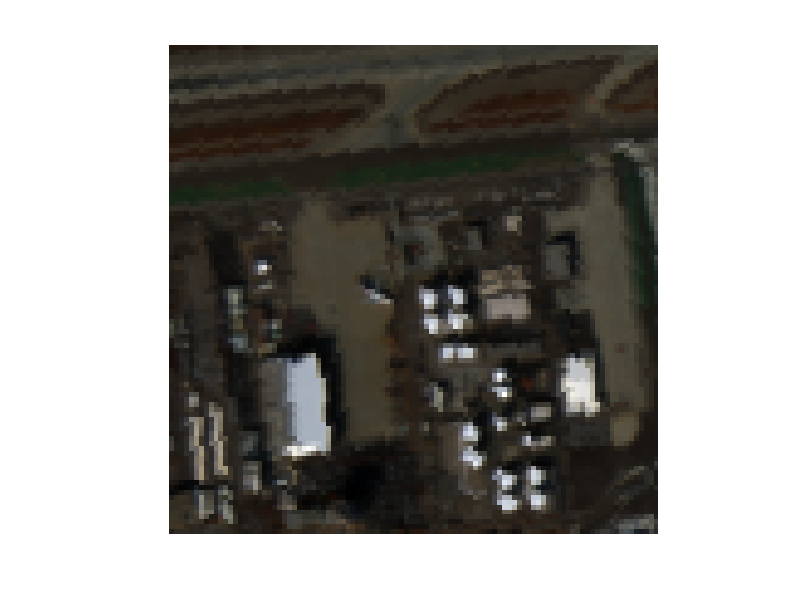
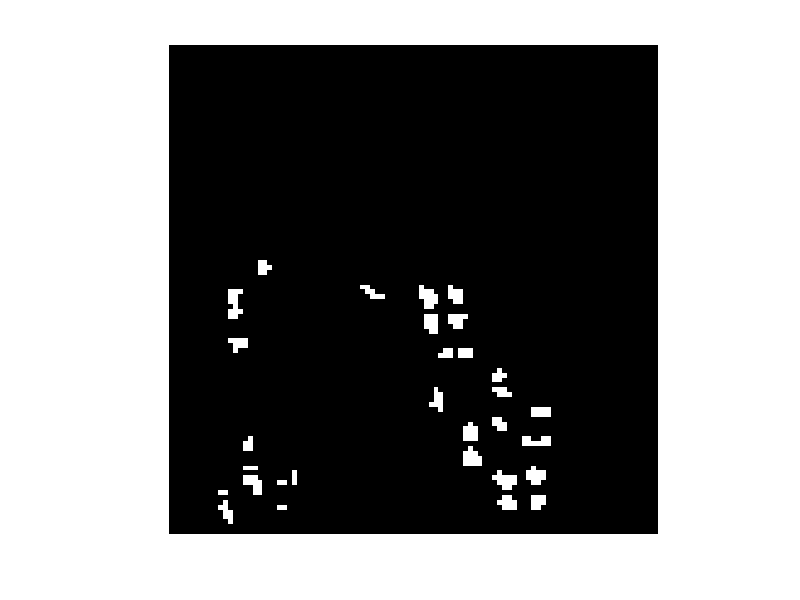

Recreate these plots in MATLAB, in order. (Note: this script raises an error after producing the figures.)
clear all;
close all;
clc;
addpath(genpath('./inexact_alm_rpca'));
addpath(genpath('./ConstructW'));
addpath(genpath('./tensor_toolbox_2.5'));
addpath(genpath('./tSVD'));
addpath(genpath('./Datasets'));
addpath(genpath('./proximal_operator'));
addpath(genpath('./nonconvex_funs'))
addpath(genpath('./LRENmat'))
% 
% load Sandiego_new
% load Sandiego_gt
% load HYDICE_urban.mat
% load abu-beach-1.mat
load abu-urban-5.mat
% data=hsi;
% mask=hsi_gt;
mask = map;

f_show=data(:,:,[37,18,8]);
for i=1:3
    max_f=max(max(f_show(:,:,i)));
    min_f=min(min(f_show(:,:,i)));
    f_show(:,:,i)=(f_show(:,:,i)-min_f)/(max_f-min_f);
end
figure,imshow(f_show);imwrite(f_show,'im.jpg');
figure,imshow(mask,[]);imwrite(mask,'gt.jpg');
DataTest=data;
[H,W,Dim]=size(DataTest);
num=H*W;
for i=1:Dim
    DataTest(:,:,i) = (DataTest(:,:,i)-min(min(DataTest(:,:,i)))) / (max(max(DataTest(:,:,i))-min(min(DataTest(:,:,i)))));
end

NBOXPLOT=zeros(H*W,10);

%%%
mask_reshape = reshape(mask, 1, num);
anomaly_map = logical(double(mask_reshape)>0);                                                                                                                                                                                                                                                                                                                                                                                                                                                                                                                                                                                                                                                                                                                                                                                                                                           
normal_map = logical(double(mask_reshape)==0);
Y=reshape(DataTest, num, Dim)';
%%%
% 
% %%%%%%%GTVLRR
% tic;
% Dict=ConstructionD_lilu(Y,15,20);
% lambda = 0.4;
% beta = 0.2;
% gamma =0.05;% 0;%
% display = true;
% [X,S] = lrr_tv_manifold(Y,Dict,lambda,beta,gamma,[H,W],display);
% toc
% disp('GTVLRR');
% r_gtvlrr=sqrt(sum(S.^2));
% r_max = max(r_gtvlrr(:));
% taus = linspace(0, r_max, 5000);
% for index2 = 1:length(taus)
%   tau = taus(index2);
%   anomaly_map_rx = (r_gtvlrr > tau);
%   PF_gtvlrr(index2) = sum(anomaly_map_rx & normal_map)/sum(normal_map);
%   PD_gtvlrr(index2) = sum(anomaly_map_rx & anomaly_map)/sum(anomaly_map);
% end
% % f_show=reshape(r_gtvlrr,[H,W]);
% % f_show=(f_show-min(f_show(:)))/(max(f_show(:))-min(f_show(:)));
% % figure('name','GTVLRR'), imshow(f_show);imwrite(f_show,'GTVLRR.jpg');
% 
% area_GTVLRR = sum((PF_gtvlrr(1:end-1)-PF_gtvlrr(2:end)).*(PD_gtvlrr(2:end)+PD_gtvlrr(1:end-1))/2)
% % NBOXPLOT(:,8)=f_show(:);
% 
% 
% % %%%%%%LRASR
% 
% beta=1;
% lamda=0.1;
% tic;
% [S,E]=LRASR(Y,Dict,beta,lamda,1);
% toc
% disp('LRSAR');
% r_new=sqrt(sum(E.^2,1));
% r_max = max(r_new(:));
% taus = linspace(0, r_max, 5000);
% PF40=zeros(1,5000);
% PD40=zeros(1,5000);
% for index2 = 1:length(taus)
%   tau = taus(index2);
%   anomaly_map_rx = (r_new> tau);
%   PF40(index2) = sum(anomaly_map_rx & normal_map)/sum(normal_map);
%   PD40(index2) = sum(anomaly_map_rx & anomaly_map)/sum(anomaly_map);
% end
% area_LRASR = sum((PF40(1:end-1)-PF40(2:end)).*(PD40(2:end)+PD40(1:end-1))/2)
% % f_show=reshape(r_new,[H,W]);
% % f_show=(f_show-min(f_show(:)))/(max(f_show(:))-min(f_show(:)));
% % figure('name','LRASR'), imshow(f_show);imwrite(f_show,'LRASR.jpg');
% % NBOXPLOT(:,4)=f_show(:)';
% 
% 
% 
% % %%%%%%
% % tic;
% % [T_all,Anomaly]=AD_lilu5(DataTest);
% % toc
% % Y0=reshape(Anomaly, num, Dim)';
% % r4 = RX(Y0);  % input: num_dim x num_sam    rx
% % r_max = max(r4(:));
% % taus = linspace(0, r_max, 5000);
% % for index2 = 1:length(taus)
% %   tau = taus(index2);
% %   anomaly_map_rx = (r4 > tau);
% %   PF4(index2) = sum(anomaly_map_rx & normal_map)/sum(normal_map);
% %   PD4(index2) = sum(anomaly_map_rx & anomaly_map)/sum(anomaly_map);
% % end
% % f_show=reshape(r4,[H,W]);
% % f_show=(f_show-min(f_show(:)))/(max(f_show(:))-min(f_show(:)));
% % figure('name','TDAD'), imshow(f_show);imwrite(f_show,'TDAD.jpg');
% % area_TDAD = sum((PF4(1:end-1)-PF4(2:end)).*(PD4(2:end)+PD4(1:end-1))/2);
% % NBOXPLOT(:,6)=f_show(:);
% 
% 
% tic;
% Anomaly=AD_lilu7(DataTest);
% toc
% disp('TPCA');
% r5 = RX(abs(Anomaly)');  % input: num_dim x num_sam    rx
% r_max = max(r5(:));
% taus = linspace(0, r_max, 5000);
% for index2 = 1:length(taus)
%   tau = taus(index2);
%   anomaly_map_rx = (r5 > tau);
%   PF7(index2) = sum(anomaly_map_rx & normal_map)/sum(normal_map);
%   PD7(index2) = sum(anomaly_map_rx & anomaly_map)/sum(anomaly_map);
% end
% % f_show=reshape(r5,[H,W]);
% % f_show=(f_show-min(f_show(:)))/(max(f_show(:))-min(f_show(:)));
% % figure('name','TPCA'), imshow(f_show);imwrite(f_show,'TPCA.jpg');
% area_TPCA = sum((PF7(1:end-1)-PF7(2:end)).*(PD7(2:end)+PD7(1:end-1))/2)
% % NBOXPLOT(:,7)=f_show(:);
% 
% 
% tic;
% r3 = RX(Y);  % input: num_dim x num_sam    rx
% toc
% disp('RX');
% r_max = max(r3(:));
% taus = linspace(0, r_max, 5000);
% for index2 = 1:length(taus)
%   tau = taus(index2);
%   anomaly_map_rx = (r3 > tau);
%   PF3(index2) = sum(anomaly_map_rx & normal_map)/sum(normal_map);
%   PD3(index2) = sum(anomaly_map_rx & anomaly_map)/sum(anomaly_map);
% end
% % f_show=reshape(r3,[H,W]);
% % f_show=(f_show-min(f_show(:)))/(max(f_show(:))-min(f_show(:)));
% % figure('name','RX'), imshow(f_show);imwrite(f_show,'RX.jpg');
% area_RX = sum((PF3(1:end-1)-PF3(2:end)).*(PD3(2:end)+PD3(1:end-1))/2)
% % NBOXPLOT(:,2)=f_show(:);
% % 
% % LSMAD
% 
% rank = 2; 
% 
% tic;
% [L,S,RMSE,error]=GoDec(Y',rank,floor(0.0022*Dim)*9,2);
% toc
% disp('LSMAD');
% L=L';
% S=S';
% 
% mu=mean(L,2);
% r_new2=(diag((Y-repmat(mu,[1,num]))'*pinv(cov(L'))*(Y-repmat(mu,[1,num]))))';
% 
% r_max = max(r_new2(:));
% taus = linspace(0, r_max, 5000);
% PF_41=zeros(1,5000);
% PD_41=zeros(1,5000);
% for index2 = 1:length(taus)
%   tau = taus(index2);
%   anomaly_map_rx = (r_new2> tau);
%   PF_41(index2) = sum(anomaly_map_rx & normal_map)/sum(normal_map);
%   PD_41(index2) = sum(anomaly_map_rx & anomaly_map)/sum(anomaly_map);
% end
% area_LSMAD = sum((PF_41(1:end-1)-PF_41(2:end)).*(PD_41(2:end)+PD_41(1:end-1))/2)
% % f_show=reshape(r_new2,[H,W]);
% % f_show=(f_show-min(f_show(:)))/(max(f_show(:))-min(f_show(:)));
% % figure('name','LSMAD'), imshow(f_show);imwrite(f_show,'LSMAD.jpg');
% % NBOXPLOT(:,5)=f_show(:);
% 
% %%%rpca   rx
% tic;
% [r0 ,Output_S, Output_L] = Unsupervised_RPCA_Detect_v1(DataTest);
% toc
% disp('RPCA');
% XS = reshape(Output_S, num, Dim);
% r2 = RX(XS');  % input: num_dim x num_sam
% 
% r_max = max(r2(:));                                              
% taus = linspace(0, r_max, 5000);
% for index2 = 1:length(taus)
%   tau = taus(index2);
%   anomaly_map_rx = (r2 > tau);
%   PF2(index2) = sum(anomaly_map_rx & normal_map)/sum(normal_map);
%   PD2(index2) = sum(anomaly_map_rx & anomaly_map)/sum(anomaly_map);
% end
% % f_show=reshape(r2,[H,W]);
% % f_show=(f_show-min(f_show(:)))/(max(f_show(:))-min(f_show(:)));
% % figure('name','RPCA-RX'), imshow(f_show);imwrite(f_show,'RPCA-RX.jpg');
% % NBOXPLOT(:,3)=f_show(:);
% area_RPCA = sum((PF2(1:end-1)-PF2(2:end)).*(PD2(2:end)+PD2(1:end-1))/2)
% 
%%% PCA_TLRSR

DataTest=data;
% numb_dimension = 6;%San Diego
% numb_dimension = 4;%airport-1  
%  numb_dimension =5;%airport-2 
%   numb_dimension =17;%airport-3
% numb_dimension = 17;%airport-4

% numb_dimension = 19;%ubran1
% numb_dimension = 21;%ubran2
%  numb_dimension =15;%ubran3 
%   numb_dimension =6;%ubran4
% numb_dimension = 10;%ubran5

numb_dimension = 10;
% numb_dimension = 15;%beach-1  
%  numb_dimension =15;%beach-2 
%   numb_dimension =12;%beach-3
% numb_dimension = 4;%beach-4

% numb_dimension = 15;%HY-urban

DataTest = PCA_img(DataTest, numb_dimension);

[H,W,Dim]=size(DataTest);
num=H*W;
for i=1:Dim 
    DataTest(:,:,i) = (DataTest(:,:,i)-min(min(DataTest(:,:,i)))) / (max(max(DataTest(:,:,i))-min(min(DataTest(:,:,i)))));
end 

mask_reshape = reshape(mask, 1, num);
anomaly_map = logical(double(mask_reshape)>0);                                                                                                                                                                                                        
normal_map = logical(double(mask_reshape)==0);
Y=reshape(DataTest, num, Dim)';

X=DataTest;  
[n1,n2,n3]=size(X);

% opts.lambda =0.06;%airport-1 
% opts.lambda =0.06; %airport-2 
% opts.lambda =0.06; %airport-3
% opts.lambda =0.06; %airport-4

% opts.lambda =0.2;%beach-1 
% opts.lambda =0.3; %beach-2 
% opts.lambda =0.3; %beach-3
% opts.lambda =0.03; %beach-4

% opts.lambda =0.07;%urban-1 
% opts.lambda =0.06; %urban-2 
% opts.lambda =0.8; %urban-3
% opts.lambda =0.02; %urban-4
opts.lambda =0.08; %urban-4

% opts.lambda =0.02;%san
% opts.lambda =0.06;%Urban




opts.mu = 1e-4;
opts.tol = 1e-8;    
opts.rho = 1.5;
opts.max_iter = 100;
opts.DEBUG = 0;
% learn-dictionary
tic;
[ L,S,rank] = dictionary_learning_tlrr1( X, opts);
max_iter=100;
Debug = 0;


% lambda=0.01;%airport-1  
% lambda=0.01;%airport-2 
% lambda=0.05;%airport-3 
% lambda=0.05;%airport-4 % :)

% lambda=0.04;%beach-1  
% lambda=0.05;%beach-2 
% lambda=0.05;%beach-3 
% lambda=0.0006;%beach-4 % :)

% lambda=0.2;%urban-1  
% lambda=0.03;%urban-2 
% lambda=0.03;%urban-3 
% lambda=0.001;%urban-4 % :)
lambda=0.02;%urban-5 % :)

% lambda=0.01;%HY-Urban
% lambda=0.01;%San :)




[Z,tlrr_E,Z_rank,err_va ] = TLRSR(X,L,max_iter,lambda,Debug);
toc;
disp('PCA-TLRSR');
E=reshape(tlrr_E, num, Dim)';
r_new=sqrt(sum(E.^2,1));
r_max = max(r_new(:));
taus = linspace(0, r_max, 5000);
PF10=zeros(1,5000);
PD10=zeros(1,5000);
for index2 = 1:length(taus)
  tau = taus(index2);
  anomaly_map_rx = (r_new> tau);
  PF10(index2) = sum(anomaly_map_rx & normal_map)/sum(normal_map);
  PD10(index2) = sum(anomaly_map_rx & anomaly_map)/sum(anomaly_map);
end
area_TLRR = sum((PF10(1:end-1)-PF10(2:end)).*(PD10(2:end)+PD10(1:end-1))/2)
area_TLRR_taus = sum((taus(1:end-1)-taus(2:end)).*(PF10(2:end)+PF10(1:end-1))/2)
% area_TLRR_tus = trapz(taus, PF10)
f_show=reshape(r_new,[H,W]);
f_show=(f_show-min(f_show(:)))/(max(f_show(:))-min(f_show(:)));
figure('name','PCA_TLRR'), imshow(f_show);imwrite(f_show,'PCA-TLRSR.jpg');
NBOXPLOT(:,9)=f_show(:); 

% figure,
% semilogx(taus, PF10, 'b-', 'LineWidth', 2);
% % % % % % %   LREN
% load('Sandie_goEnergy-map-cluster.mat')
% r_new = array;
% [m,n] = size(r_new);
% r_new = reshape(r_new,[1, m*n]);
% r_max = max(r_new(:));
% taus = linspace(0, r_max, 5000);
% PF21=zeros(1,5000);
% PD21=zeros(1,5000);
% for index2 = 1:length(taus)
%   tau = taus(index2);
%   anomaly_map_rx = (r_new> tau);
%   PF21(index2) = sum(anomaly_map_rx & normal_map)/sum(normal_map);
%   PD21(index2) = sum(anomaly_map_rx & anomaly_map)/sum(anomaly_map);
% end
% area_LREN = sum((PF21(1:end-1)-PF21(2:end)).*(PD21(2:end)+PD21(1:end-1))/2)
% % f_show=reshape(r_new,[H,W]);
% % f_show=(f_show-min(f_show(:)))/(max(f_show(:))-min(f_show(:)));
% % figure('name','LREN'), imshow(f_show);imwrite(f_show,'LREN.jpg');
% % NBOXPLOT(:,9)=f_show(:); 

% 
% 
% % % % % % DECNN
% run './matlab/vl_setupnn'
% % load('pavia_car');
% K=10; % number of clusters, pavia car
% beta=0.03; % beta
% lamda=0.04; % lambda
% 
% load('FFDNet_gray.mat');
% % mask=map;
% % map=mask;
% 
% % f_show=data(:,:,[37,18,8]);
% % for i=1:3
% %     max_f=max(max(f_show(:,:,i)));
% %     min_f=min(min(f_show(:,:,i)));
% %     f_show(:,:,i)=(f_show(:,:,i)-min_f)/(max_f-min_f);
% % end
% 
% % figure,imshow(f_show);
% % figure,imshow(mask,[]);
% DataTest=data;
% [H,W,Dim]=size(DataTest);
% num=H*W;
% for i=1:Dim
%     DataTest(:,:,i) = (DataTest(:,:,i)-min(min(DataTest(:,:,i)))) / (max(max(DataTest(:,:,i))-min(min(DataTest(:,:,i)))));
% end
% 
% Y=reshape(DataTest, num, Dim)';
% tic
% E=DeCNNAD(Y,H,W,K,beta,lamda,net);
% toc
% r_new=sqrt(sum(E.^2,1));
% r_max = max(r_new(:));
% taus = linspace(0, r_max, 5000);
% PF11=zeros(1,5000);
% PD11=zeros(1,5000);
% % taus = linspace(0, r_max, 10000);
% % PF11=zeros(1,10000);
% % PD11=zeros(1,10000);
% for index2 = 1:length(taus)
%   tau = taus(index2);
%   anomaly_map_rx = (r_new> tau);
%   PF11(index2) = sum(anomaly_map_rx & normal_map)/sum(normal_map);
%   PD11(index2) = sum(anomaly_map_rx & anomaly_map)/sum(anomaly_map);
% end
% area_dec1 = sum((PF11(1:end-1)-PF11(2:end)).*(PD11(2:end)+PD11(1:end-1))/2)
% % area_dec=ROC(r_new,map,1) % AUC
% % f_anomaly=reshape(r_new,[H,W]);
% % f_anomaly=(f_anomaly-min(f_anomaly(:)))/(max(f_anomaly(:))-min(f_anomaly(:)));
% % figure, imshow(f_anomaly);
% 
% % 


% %%% GNLTR


opts.mu = 1e-4;
opts.tol = 1e-8;
opts.rho = 1.1;
opts.max_iter = 100;
opts.DEBUG = 0;
max_iter=100;
Debug = 0;
% 
% opts.lambda = 0.05; % HY
% lambda = 0.01;
% numb_dimension = 7; 
% fun = 'lp' ;        gamma = 0.5;
% fun_dict = 'lp' ;        gamma_dict = 0.5; 
% 
opts.lambda = 0.001; % san
lambda = 0.05;
numb_dimension = 6; 
fun_dict = 'lp' ;       gamma_dict = 0.5;
fun = 'logarithm' ; gamma = 10 ;

% 
% % opts.lambda = 0.049; % air1
% % lambda = 0.002;
% % numb_dimension = 19; 
% % 
% % opts.lambda = 0.016; % air2
% % lambda = 0.002;
% % numb_dimension = 13;
% 
% % opts.lambda = 0.063; % air3
% % lambda = 0.177;
% % numb_dimension = 16; 
% % 
% % opts.lambda = 0.1; % air4
% % lambda = 0.013;
% % numb_dimension = 5; 
% % 




% 
% opts.lambda = 0.03; % beach1
% lambda = 0.03;
% numb_dimension = 15;
% fun_dict = 'mcp' ; gamma_dict = 10 ;
% fun = 'lp' ;        gamma = 0.5;
% % 
% opts.lambda = 0.05; % beach2
% lambda = 0.001;
% numb_dimension = 10;
% fun_dict = 'lp' ;        gamma_dict = 0.5; 
% fun = 'geman' ;  gamma = 10 ;

% opts.lambda = 0.05; % beach3
% lambda = 0.001;
% numb_dimension = 18; 
% fun_dict = 'scad' ;      gamma_dict = 100 ;
% fun = 'lp' ;        gamma = 0.5; 


% opts.lambda = 0.001; % beach4
% lambda = 0.03;
% numb_dimension = 9; 
% fun_dict = 'etp' ;  gamma_dict = 0.1 ;
% fun = 'geman' ;  gamma = 10 ; 
% 

% opts.lambda = 0.01; % urban1
% lambda = 0.01;
% numb_dimension = 19;
% fun_dict = 'scad' ;      gamma_dict = 100 ;
% fun = 'mcp' ; gamma = 10 ;

 
% opts.lambda = 0.005; % urban2
% lambda = 0.0005;
% numb_dimension = 20; 
% fun_dict = 'lp' ;        gamma_dict = 0.5;
% fun = 'lp' ;        gamma = 0.5; 

%  
% opts.lambda = 0.03; % urban3
% lambda = 0.03;
% numb_dimension = 16; 
% fun_dict = 'scad' ;      gamma_dict = 100 ;
% fun = 'geman' ;  gamma = 10 ;

% opts.lambda = 0.01; % urban4
% lambda = 0.03;
% numb_dimension = 6; 
% fun_dict = 'lp' ;        gamma_dict = 0.5;
% fun = 'lp' ;        gamma = 0.5;  

% opts.lambda = 0.01; % urban5
% lambda = 0.0005;
% numb_dimension = 9; 
% fun_dict = 'etp' ;  gamma_dict = 0.1 ;
% fun = 'logarithm' ; gamma = 10 ;

% fun = 'lp' ;        gamma = 0.5;  % air2 san beach2 urban2 urban3
% fun = 'scad' ;      gamma = 100 ;  % beach4
% fun = 'logarithm' ; gamma = 10 ;   % HY urban1 urban5
% fun = 'mcp' ; gamma = 10 ;
% fun = 'cappedl1' ; gamma = 1000 ;
% fun = 'etp' ;  gamma = 0.1 ;
% fun = 'geman' ;  gamma = 10 ; % air4 urban4
% fun = 'laplace' ; gamma = 10 ; % air1 air3 beach1 beach3


% fun_dict = 'lp' ;        gamma_dict = 0.5;  % air2 san beach2 urban2 urban3
% fun_dict = 'scad' ;      gamma_dict = 100 ;  % beach4
% fun_dict = 'logarithm' ; gamma_dict = 10 ;   % HY urban1 urban5
% fun_dict = 'mcp' ; gamma_dict = 10 ;
% fun_dict = 'cappedl1' ; gamma_dict = 1000 ;
% fun_dict = 'etp' ;  gamma_dict = 0.1 ;
% fun_dict = 'geman' ;  gamma_dict = 10 ; % air4 urban4
% fun_dict = 'laplace' ; gamma_dict = 10 ; % air1 air3 beach1 beach3

DataTest=data;

DataTest = PCA_img(DataTest, numb_dimension);

[H,W,Dim]=size(DataTest);
num=H*W;
for i=1:Dim 
    DataTest(:,:,i) = (DataTest(:,:,i)-min(min(DataTest(:,:,i)))) / (max(max(DataTest(:,:,i))-min(min(DataTest(:,:,i)))));
end 


%%%%
mask_reshape = reshape(mask, 1, num);
anomaly_map = logical(double(mask_reshape)>0);                                                                                                                                                                                                        
normal_map = logical(double(mask_reshape)==0);
Y=reshape(DataTest, num, Dim)';


X=DataTest;  
[n1,n2,n3]=size(X);

%% test R-TPCA

        tic;
    [ L,S,rank] = dictionary_construction( X, opts, fun_dict, gamma_dict);

    %% test PCA-TLRSR

 
    [Z,tlrr_E,Z_rank,err_va ] = GNLTR(X,L,max_iter,lambda,Debug, fun, gamma);

toc
disp('GNLTR');
    %% compute AUC
    E = reshape(tlrr_E, num, Dim)';
    r_new = sqrt(sum(E.^2, 1));
    r_max = max(r_new(:));
    taus = linspace(0, r_max, 5000);
    PF20 = zeros(1, 5000);
    PD20 = zeros(1, 5000);
  
    for index2 = 1:length(taus)
        tau = taus(index2);
        anomaly_map_rx = (r_new > tau);
        PF20(index2) = sum(anomaly_map_rx & normal_map) / sum(normal_map);
        PD20(index2) = sum(anomaly_map_rx & anomaly_map) / sum(anomaly_map);
    end

    area_GNLTA = sum((PF20(1:end - 1) - PF20(2:end)) .* (PD20(2:end) + PD20(1:end - 1)) / 2)
f_show=reshape(r_new,[H,W]);
f_show=(f_show-min(f_show(:)))/(max(f_show(:))-min(f_show(:)));
figure('name','GNLTR'), imshow(f_show);imwrite(f_show,'GNLTR.jpg');
NBOXPLOT(:,10)=f_show(:);




%%%%PTA with LTV-norm

% tol1=1e-4;
% tol2=1e-6;
% maxiter=400;
% truncate_rank=1;
% alphia=1.7;
% beta=0.069;
% tau=0.1;
% 
%  tic;
%  [X,S,area] = AD_Tensor_LILU1(DataTest,alphia,beta,tau,truncate_rank,maxiter,tol1,tol2,normal_map,anomaly_map);
% toc
% disp(PTA);
% f_show=sqrt(sum(S.^2,3));
% f_show=(f_show-min(f_show(:)))/(max(f_show(:))-min(f_show(:)));
% 
% figure('name','Proposed'),imshow(f_show);imwrite(f_show,'PTA.jpg');
% NBOXPLOT(:,1)=f_show(:);
% 
% r_max = max(f_show(:));
% taus = linspace(0, r_max, 5000);
% for index2 = 1:length(taus)
%   tau = taus(index2);
%   anomaly_map_rx = (f_show(:)> tau)';
%   PF0(index2) = sum(anomaly_map_rx & normal_map)/sum(normal_map);
%   PD0(index2) = sum(anomaly_map_rx & anomaly_map)/sum(anomaly_map);
% end
% area03=sum((PF0(1:end-1)-PF0(2:end)).*(PD0(2:end)+PD0(1:end-1))/2);
%%%%

%%%%PTA with anisotropic TV-norm

% tol1=1e-4;
% tol2=1e-3;
% maxiter=29;
% truncate_rank=34;
% alphia=2.76;%2.76;
% beta=0.17;%1/sqrt(H*W);
% tau=0.009;
% tic;
%    [X,S,area] = AD_Tensor_LILU3(DataTest,alphia,beta,tau,truncate_rank,maxiter,tol1,tol2,normal_map,anomaly_map);
% toc
% 
% f_show=sqrt(sum(S.^2,3));
% f_show=(f_show-min(f_show(:)))/(max(f_show(:))-min(f_show(:)));
% 
% %figure('name','Proposed'),imshow(f_show);imwrite(f_show,'PTR.jpg');
% NBOXPLOT(:,1)=f_show(:);
% 
% r_max = max(f_show(:));
% taus = linspace(0, r_max, 5000);
% for index2 = 1:length(taus)
%   tau = taus(index2);
%   anomaly_map_rx = (f_show(:)> tau)';
%   PF02(index2) = sum(anomaly_map_rx & normal_map)/sum(normal_map);
%   PD02(index2) = sum(anomaly_map_rx & anomaly_map)/sum(anomaly_map);
% end
% area02=sum((PF02(1:end-1)-PF02(2:end)).*(PD02(2:end)+PD02(1:end-1))/2);
% 
% %%%%PTA with isotropic TV-norm
% 
% tol1=1e-4;
% tol2=1e-3;
% maxiter=400;
% truncate_rank=10;
% alphia=0.01;%2.76;
% beta=172;%1/sqrt(H*W);
% tau=10;
% tic;
%    [X,S,area] = AD_Tensor_LILU2(DataTest,alphia,beta,tau,truncate_rank,maxiter,tol1,tol2,normal_map,anomaly_map);
% toc
% 
% f_show=sqrt(sum(S.^2,3));
% f_show=(f_show-min(f_show(:)))/(max(f_show(:))-min(f_show(:)));
% 
% %figure('name','Proposed'),imshow(f_show);imwrite(f_show,'PTR.jpg');
% NBOXPLOT(:,2)=f_show(:);
% 
% r_max = max(f_show(:));
% taus = linspace(0, r_max, 5000);
% for index2 = 1:length(taus)
%   tau = taus(index2);
%   anomaly_map_rx = (f_show(:)> tau)';
%   PF01(index2) = sum(anomaly_map_rx & normal_map)/sum(normal_map);
%   PD01(index2) = sum(anomaly_map_rx & anomaly_map)/sum(anomaly_map);
% end
% area01=sum((PF01(1:end-1)-PF01(2:end)).*(PD01(2:end)+PD01(1:end-1))/2);
% 
% 
% figure,
% plot(PF01, PD01, 'b-', 'LineWidth', 2);hold on;
% plot(PF02, PD02, 'r-', 'LineWidth', 2);  
% plot(PF03, PD03, 'g-', 'LineWidth', 2);  
% hold off;
% xlabel('False alarm rate'); ylabel('Probability of detection');
% legend('anisotropic','isotropic','LTV-norm');
% axis([0 0.1 0 1]);hold off;
% 
% figure,
% semilogx(PF01, PD01, 'b-', 'LineWidth', 2);hold on;
% semilogx(PF02, PD02, 'r-', 'LineWidth', 2);  
% semilogx(PF03, PD03, 'g-', 'LineWidth', 2);  
% hold off;
% xlabel('False alarm rate'); ylabel('Probability of detection');
% legend('anisotropic','isotropic','LTV-norm');
% axis([0 0.1 0 1]);hold off;



figure,
plot(PF3, PD3, 'c-', 'LineWidth', 2);hold on;
plot(PF2, PD2, 'r-', 'LineWidth', 2);
plot(PF_41, PD_41, 'y-', 'LineWidth', 2);
plot(PF40, PD40, 'm-', 'LineWidth', 2);
% plot(PF4, PD4, 'c-', 'LineWidth', 2);
plot(PF7, PD7,  'Color',[0,0.75,0.25], 'LineWidth', 2);
plot(PF_gtvlrr, PD_gtvlrr, 'Color',[0.5,0.5,1], 'LineWidth', 2);
% plot(PF0, PD0, 'g-', 'LineWidth', 2);  
plot(PF10, PD10, 'g-', 'LineWidth', 2);
plot(PF21, PD21, 'Color',[0,0.75,1], 'LineWidth', 2);
plot(PF11, PD11, 'k-', 'LineWidth', 2);
plot(PF20, PD20, 'b-', 'LineWidth', 4);
hold off;
xlabel('False alarm rate'); ylabel('Probability of detection');
% legend('GRXD','RPCA-RX','LSMAD','LRASR','TDAD','TPCA','GTVLRR','PTA');
% legend('GRXD','RPCA-RX','LSMAD','LRASR','TPCA','GTVLRR','PTA', 'PCA-TLRSR', 'GNLTA');
legend('GRXD','RPCA-RX','LSMAD','LRASR','TPCA','GTVLRR', 'PCA-TLRSR','LREN', 'DeCNN-AD','GNLTR');
axis([0 0.1 0 1]);hold off;

figure, 
semilogx(PF3, PD3, 'c-', 'LineWidth', 3); hold on;
semilogx(PF2, PD2, 'r-', 'LineWidth', 2);  
semilogx(PF_41, PD_41, 'y-', 'LineWidth', 2);
semilogx(PF40, PD40, 'm-', 'LineWidth', 2);
% semilogx(PF4, PD4, 'c-', 'LineWidth', 2);
semilogx(PF7, PD7, 'Color',[0,0.75,0.25], 'LineWidth', 2);
semilogx(PF_gtvlrr, PD_gtvlrr, 'Color',[0.5,0.5,1], 'LineWidth', 2);
% semilogx(PF0, PD0, 'g-', 'LineWidth', 2);
semilogx(PF10, PD10, 'g-', 'LineWidth', 2);
semilogx(PF21, PD21, 'Color',[0,0.75,1], 'LineWidth', 2);
semilogx(PF11, PD11, 'k-', 'LineWidth', 2);
semilogx(PF20, PD20, 'b-', 'LineWidth', 4);
hold off;
xlabel('False alarm rate'); ylabel('Probability of detection');
% legend('GRXD','RPCA-RX','LSMAD','LRASR','TDAD','TPCA','GTVLRR','PTA');
% legend('GRXD','RPCA-RX','LSMAD','LRASR','TPCA','GTVLRR','PTA', 'PCA-TLRSR', 'GNLTA');
legend('GRXD','RPCA-RX','LSMAD','LRASR','TPCA','GTVLRR', 'PCA-TLRSR','LREN', 'DeCNN-AD','GNLTR');
axis([0 1 0 1]);hold off;
